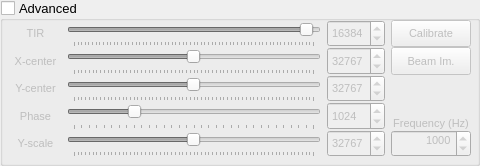
               <widget class="QGroupBox" name="advancedScanGroup">
                <property name="enabled">
                 <bool>true</bool>
                </property>
                <property name="font">
                 <font>
                  <pointsize>10</pointsize>
                 </font>
                </property>
                <property name="title">
                 <string>Advanced</string>
                </property>
                <property name="flat">
                 <bool>false</bool>
                </property>
                <property name="checkable">
                 <bool>true</bool>
                </property>
                <property name="checked">
                 <bool>false</bool>
                </property>
                <widget class="QWidget" name="layoutWidget">
                 <property name="geometry">
                  <rect>
                   <x>10</x>
                   <y>20</y>
                   <width>461</width>
                   <height>137</height>
                  </rect>
                 </property>
                 <layout class="QGridLayout" name="gridLayout_3" rowstretch="0,0,0,0,0" columnstretch="1,5,1,1">
                  <property name="sizeConstraint">
                   <enum>QLayout::SetNoConstraint</enum>
                  </property>
                  <property name="verticalSpacing">
                   <number>0</number>
                  </property>
                  <item row="0" column="1">
                   <widget class="QSlider" name="tirSlider">
                    <property name="sizePolicy">
                     <sizepolicy hsizetype="Preferred" vsizetype="Preferred">
                      <horstretch>0</horstretch>
                      <verstretch>0</verstretch>
                     </sizepolicy>
                    </property>
                    <property name="mouseTracking">
                     <bool>true</bool>
                    </property>
                    <property name="toolTip">
                     <string>Sets the TIR radius in internal storage</string>
                    </property>
                    <property name="maximum">
                     <number>16896</number>
                    </property>
                    <property name="singleStep">
                     <number>128</number>
                    </property>
                    <property name="value">
                     <number>16384</number>
                    </property>
                    <property name="orientation">
                     <enum>Qt::Horizontal</enum>
                    </property>
                    <property name="tickPosition">
                     <enum>QSlider::TicksBelow</enum>
                    </property>
                    <property name="tickInterval">
                     <number>256</number>
                    </property>
                   </widget>
                  </item>
                  <item row="1" column="0">
                   <widget class="QLabel" name="xCenterLabel">
                    <property name="sizePolicy">
                     <sizepolicy hsizetype="Preferred" vsizetype="Preferred">
                      <horstretch>0</horstretch>
                      <verstretch>0</verstretch>
                     </sizepolicy>
                    </property>
                    <property name="font">
                     <font>
                      <pointsize>8</pointsize>
                     </font>
                    </property>
                    <property name="text">
                     <string>X-center</string>
                    </property>
                    <property name="alignment">
                     <set>Qt::AlignCenter</set>
                    </property>
                   </widget>
                  </item>
                  <item row="1" column="1">
                   <widget class="QSlider" name="xCenterSlider">
                    <property name="sizePolicy">
                     <sizepolicy hsizetype="Preferred" vsizetype="Preferred">
                      <horstretch>0</horstretch>
                      <verstretch>0</verstretch>
                     </sizepolicy>
                    </property>
                    <property name="toolTip">
                     <string>Sets the x-offset in internal memory</string>
                    </property>
                    <property name="maximum">
                     <number>65535</number>
                    </property>
                    <property name="singleStep">
                     <number>256</number>
                    </property>
                    <property name="value">
                     <number>32767</number>
                    </property>
                    <property name="orientation">
                     <enum>Qt::Horizontal</enum>
                    </property>
                    <property name="tickPosition">
                     <enum>QSlider::TicksBelow</enum>
                    </property>
                    <property name="tickInterval">
                     <number>1024</number>
                    </property>
                   </widget>
                  </item>
                  <item row="1" column="2">
                   <widget class="QSpinBox" name="xCenterSpin">
                    <property name="sizePolicy">
                     <sizepolicy hsizetype="Preferred" vsizetype="Preferred">
                      <horstretch>0</horstretch>
                      <verstretch>0</verstretch>
                     </sizepolicy>
                    </property>
                    <property name="font">
                     <font>
                      <pointsize>8</pointsize>
                     </font>
                    </property>
                    <property name="toolTip">
                     <string>Sets the x-offset in internal memory</string>
                    </property>
                    <property name="keyboardTracking">
                     <bool>false</bool>
                    </property>
                    <property name="maximum">
                     <number>65535</number>
                    </property>
                    <property name="value">
                     <number>32767</number>
                    </property>
                   </widget>
                  </item>
                  <item row="2" column="0">
                   <widget class="QLabel" name="yCenterLabel">
                    <property name="sizePolicy">
                     <sizepolicy hsizetype="Preferred" vsizetype="Preferred">
                      <horstretch>0</horstretch>
                      <verstretch>0</verstretch>
                     </sizepolicy>
                    </property>
                    <property name="font">
                     <font>
                      <pointsize>8</pointsize>
                     </font>
                    </property>
                    <property name="text">
                     <string>Y-center</string>
                    </property>
                    <property name="alignment">
                     <set>Qt::AlignCenter</set>
                    </property>
                   </widget>
                  </item>
                  <item row="2" column="1">
                   <widget class="QSlider" name="yCenterSlider">
                    <property name="sizePolicy">
                     <sizepolicy hsizetype="Preferred" vsizetype="Preferred">
                      <horstretch>0</horstretch>
                      <verstretch>0</verstretch>
                     </sizepolicy>
                    </property>
                    <property name="toolTip">
                     <string>Sets the y-offset in internal memory</string>
                    </property>
                    <property name="maximum">
                     <number>65535</number>
                    </property>
                    <property name="singleStep">
                     <number>256</number>
                    </property>
                    <property name="value">
                     <number>32767</number>
                    </property>
                    <property name="orientation">
                     <enum>Qt::Horizontal</enum>
                    </property>
                    <property name="tickPosition">
                     <enum>QSlider::TicksBelow</enum>
                    </property>
                    <property name="tickInterval">
                     <number>1024</number>
                    </property>
                   </widget>
                  </item>
                  <item row="2" column="2">
                   <widget class="QSpinBox" name="yCenterSpin">
                    <property name="sizePolicy">
                     <sizepolicy hsizetype="Preferred" vsizetype="Preferred">
                      <horstretch>0</horstretch>
                      <verstretch>0</verstretch>
                     </sizepolicy>
                    </property>
                    <property name="font">
                     <font>
                      <pointsize>8</pointsize>
                     </font>
                    </property>
                    <property name="toolTip">
                     <string>Sets the y-offset in internal memory</string>
                    </property>
                    <property name="keyboardTracking">
                     <bool>false</bool>
                    </property>
                    <property name="maximum">
                     <number>65535</number>
                    </property>
                    <property name="value">
                     <number>32767</number>
                    </property>
                   </widget>
                  </item>
                  <item row="3" column="0">
                   <widget class="QLabel" name="phaseLabel">
                    <property name="sizePolicy">
                     <sizepolicy hsizetype="Preferred" vsizetype="Preferred">
                      <horstretch>0</horstretch>
                      <verstretch>0</verstretch>
                     </sizepolicy>
                    </property>
                    <property name="font">
                     <font>
                      <pointsize>8</pointsize>
                     </font>
                    </property>
                    <property name="text">
                     <string>Phase</string>
                    </property>
                    <property name="alignment">
                     <set>Qt::AlignCenter</set>
                    </property>
                   </widget>
                  </item>
                  <item row="4" column="1">
                   <widget class="QSlider" name="yScaleSlider">
                    <property name="sizePolicy">
                     <sizepolicy hsizetype="Preferred" vsizetype="Preferred">
                      <horstretch>0</horstretch>
                      <verstretch>0</verstretch>
                     </sizepolicy>
                    </property>
                    <property name="mouseTracking">
                     <bool>true</bool>
                    </property>
                    <property name="toolTip">
                     <string>Sets the relative scale factor of the y axis in internal memory</string>
                    </property>
                    <property name="maximum">
                     <number>65535</number>
                    </property>
                    <property name="singleStep">
                     <number>1024</number>
                    </property>
                    <property name="value">
                     <number>32767</number>
                    </property>
                    <property name="orientation">
                     <enum>Qt::Horizontal</enum>
                    </property>
                    <property name="tickPosition">
                     <enum>QSlider::TicksBelow</enum>
                    </property>
                    <property name="tickInterval">
                     <number>1024</number>
                    </property>
                   </widget>
                  </item>
                  <item row="4" column="2">
                   <widget class="QSpinBox" name="yScaleSpin">
                    <property name="sizePolicy">
                     <sizepolicy hsizetype="Preferred" vsizetype="Preferred">
                      <horstretch>0</horstretch>
                      <verstretch>0</verstretch>
                     </sizepolicy>
                    </property>
                    <property name="font">
                     <font>
                      <pointsize>8</pointsize>
                     </font>
                    </property>
                    <property name="toolTip">
                     <string>Sets the relative scale factor of the y axis in internal memory</string>
                    </property>
                    <property name="keyboardTracking">
                     <bool>false</bool>
                    </property>
                    <property name="maximum">
                     <number>65535</number>
                    </property>
                    <property name="value">
                     <number>32767</number>
                    </property>
                   </widget>
                  </item>
                  <item row="4" column="0">
                   <widget class="QLabel" name="yScaleLabel">
                    <property name="sizePolicy">
                     <sizepolicy hsizetype="Preferred" vsizetype="Preferred">
                      <horstretch>0</horstretch>
                      <verstretch>0</verstretch>
                     </sizepolicy>
                    </property>
                    <property name="font">
                     <font>
                      <pointsize>8</pointsize>
                     </font>
                    </property>
                    <property name="text">
                     <string>Y-scale</string>
                    </property>
                    <property name="alignment">
                     <set>Qt::AlignCenter</set>
                    </property>
                   </widget>
                  </item>
                  <item row="3" column="1">
                   <widget class="QSlider" name="phaseSlider">
                    <property name="sizePolicy">
                     <sizepolicy hsizetype="Preferred" vsizetype="Preferred">
                      <horstretch>0</horstretch>
                      <verstretch>0</verstretch>
                     </sizepolicy>
                    </property>
                    <property name="toolTip">
                     <string>Sets the phase difference between x and y galvos in internal memory</string>
                    </property>
                    <property name="maximum">
                     <number>4095</number>
                    </property>
                    <property name="singleStep">
                     <number>16</number>
                    </property>
                    <property name="value">
                     <number>1024</number>
                    </property>
                    <property name="orientation">
                     <enum>Qt::Horizontal</enum>
                    </property>
                    <property name="tickPosition">
                     <enum>QSlider::TicksBelow</enum>
                    </property>
                    <property name="tickInterval">
                     <number>128</number>
                    </property>
                   </widget>
                  </item>
                  <item row="3" column="2">
                   <widget class="QSpinBox" name="phaseSpin">
                    <property name="sizePolicy">
                     <sizepolicy hsizetype="Preferred" vsizetype="Preferred">
                      <horstretch>0</horstretch>
                      <verstretch>0</verstretch>
                     </sizepolicy>
                    </property>
                    <property name="font">
                     <font>
                      <pointsize>8</pointsize>
                     </font>
                    </property>
                    <property name="toolTip">
                     <string>Sets the phase difference between x and y galvos in internal memory</string>
                    </property>
                    <property name="keyboardTracking">
                     <bool>false</bool>
                    </property>
                    <property name="maximum">
                     <number>4095</number>
                    </property>
                    <property name="value">
                     <number>1024</number>
                    </property>
                   </widget>
                  </item>
                  <item row="0" column="0">
                   <widget class="QLabel" name="tirLabel">
                    <property name="sizePolicy">
                     <sizepolicy hsizetype="Preferred" vsizetype="Preferred">
                      <horstretch>0</horstretch>
                      <verstretch>0</verstretch>
                     </sizepolicy>
                    </property>
                    <property name="font">
                     <font>
                      <pointsize>8</pointsize>
                     </font>
                    </property>
                    <property name="text">
                     <string>TIR</string>
                    </property>
                    <property name="alignment">
                     <set>Qt::AlignCenter</set>
                    </property>
                   </widget>
                  </item>
                  <item row="0" column="2">
                   <widget class="QSpinBox" name="tirSpin">
                    <property name="sizePolicy">
                     <sizepolicy hsizetype="Preferred" vsizetype="Preferred">
                      <horstretch>0</horstretch>
                      <verstretch>0</verstretch>
                     </sizepolicy>
                    </property>
                    <property name="font">
                     <font>
                      <pointsize>8</pointsize>
                     </font>
                    </property>
                    <property name="toolTip">
                     <string>Sets the TIR radius in internal storage</string>
                    </property>
                    <property name="keyboardTracking">
                     <bool>false</bool>
                    </property>
                    <property name="maximum">
                     <number>16896</number>
                    </property>
                    <property name="value">
                     <number>16384</number>
                    </property>
                   </widget>
                  </item>
                  <item row="0" column="3">
                   <widget class="QPushButton" name="calibrateButton">
                    <property name="enabled">
                     <bool>false</bool>
                    </property>
                    <property name="sizePolicy">
                     <sizepolicy hsizetype="Preferred" vsizetype="Preferred">
                      <horstretch>0</horstretch>
                      <verstretch>0</verstretch>
                     </sizepolicy>
                    </property>
                    <property name="font">
                     <font>
                      <pointsize>8</pointsize>
                     </font>
                    </property>
                    <property name="mouseTracking">
                     <bool>true</bool>
                    </property>
                    <property name="toolTip">
                     <string>Coming soon!</string>
                    </property>
                    <property name="text">
                     <string>Calibrate</string>
                    </property>
                   </widget>
                  </item>
                  <item row="1" column="3">
                   <widget class="QPushButton" name="Refl">
                    <property name="enabled">
                     <bool>false</bool>
                    </property>
                    <property name="sizePolicy">
                     <sizepolicy hsizetype="Preferred" vsizetype="Preferred">
                      <horstretch>0</horstretch>
                      <verstretch>0</verstretch>
                     </sizepolicy>
                    </property>
                    <property name="font">
                     <font>
                      <pointsize>8</pointsize>
                     </font>
                    </property>
                    <property name="toolTip">
                     <string>Coming soon!</string>
                    </property>
                    <property name="text">
                     <string>Beam Im.</string>
                    </property>
                   </widget>
                  </item>
                  <item row="3" column="3">
                   <widget class="QLabel" name="label_4">
                    <property name="sizePolicy">
                     <sizepolicy hsizetype="Preferred" vsizetype="Preferred">
                      <horstretch>0</horstretch>
                      <verstretch>0</verstretch>
                     </sizepolicy>
                    </property>
                    <property name="font">
                     <font>
                      <pointsize>8</pointsize>
                     </font>
                    </property>
                    <property name="toolTip">
                     <string>Output waveform (scan) frequency</string>
                    </property>
                    <property name="text">
                     <string>Frequency (Hz)</string>
                    </property>
                    <property name="alignment">
                     <set>Qt::AlignBottom|Qt::AlignHCenter</set>
                    </property>
                    <property name="wordWrap">
                     <bool>true</bool>
                    </property>
                   </widget>
                  </item>
                  <item row="4" column="3">
                   <widget class="QSpinBox" name="frequencySpin">
                    <property name="sizePolicy">
                     <sizepolicy hsizetype="Preferred" vsizetype="Preferred">
                      <horstretch>0</horstretch>
                      <verstretch>0</verstretch>
                     </sizepolicy>
                    </property>
                    <property name="font">
                     <font>
                      <pointsize>8</pointsize>
                     </font>
                    </property>
                    <property name="toolTip">
                     <string>Output waveform (scan) frequency</string>
                    </property>
                    <property name="alignment">
                     <set>Qt::AlignRight|Qt::AlignTop|Qt::AlignTrailing</set>
                    </property>
                    <property name="keyboardTracking">
                     <bool>false</bool>
                    </property>
                    <property name="minimum">
                     <number>1</number>
                    </property>
                    <property name="maximum">
                     <number>1100</number>
                    </property>
                    <property name="singleStep">
                     <number>10</number>
                    </property>
                    <property name="value">
                     <number>1000</number>
                    </property>
                   </widget>
                  </item>
                 </layout>
                </widget>
               </widget>
